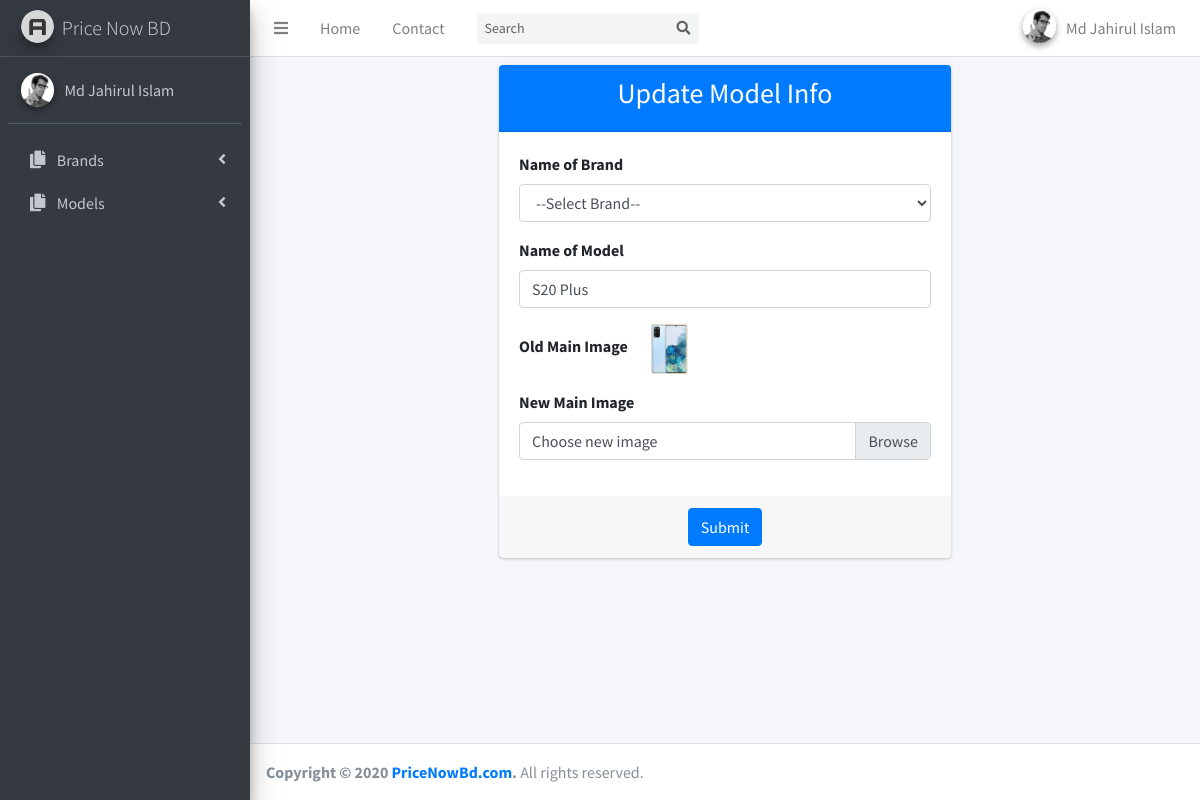
Screenshot of /admin/model_edit.php?id=1 (signed in) with the database file from the repository.
### tables this page shows
CREATE TABLE `models` (
  `id` int(11) NOT NULL,
  `brand_name` varchar(100) NOT NULL,
  `model_name` varchar(200) NOT NULL,
  `main_image` varchar(200) NOT NULL,
  `status` tinyint(1) NOT NULL DEFAULT 1,
  `created_at` datetime NOT NULL DEFAULT current_timestamp(),
  `updated_at` timestamp NULL DEFAULT NULL ON UPDATE current_timestamp()
);

### app/classes/Models.php (called while the page is built, shortened)
<?php
class Models
{
    public function __construct()
    {
        $this->link = mysqli_connect('192.168.10.5', 'pricenow_root', 'J@hir467350', 'pricenow_pricenowbd', '3306');
    }
    public function getModelById($id){
        $query = "SELECT * FROM models WHERE id = '$id'";
        if (mysqli_query($this->link, $query)) {
            $brandById = mysqli_query($this->link, $query);
            return $brandById;
        } else {
            die('getBrandById Query Problem : ' . mysqli_error($this->link));
        }
    }
}

### admin/model_edit.php (the view, shortened to what this page needs)
<?php
include 'headerAdmin.php';
$id = $_GET['id'];
require_once('../app/classes/Models.php');
$models = new Models();
$modelById = $models->getModelById($id);
$modelByIdInfo = mysqli_fetch_assoc($modelById);
?>
<div class="content-wrapper">
    <section class="content">
        <div class="container-fluid">
            <div class="row">
                <div class="offset-3 col-md-6">
                    <div class="card card-primary">
                        <div class="card-header">
                            <h3 class="text-center">Update Model Info</h3>
                        </div>
                        <form action="" method="post" enctype="multipart/form-data">
                            <div class="card-body">
                                <div class="form-group">
                                    <label for="exampleInputEmail1">Name of Brand</label>
                                    <select class="form-control" name="brandName" id="">
                                        <option selected value="">--Select Brand--</option>
                                    </select>
                                </div>
                                <div class="form-group">
                                    <label for="exampleInputEmail1">Name of Model</label>
                                    <input type="text" name="modelName" class="form-control" id="exampleInputEmail1" value="<?php echo $modelByIdInfo['model_name']?>" placeholder="Enter the name of Model">
                                </div>
                                <div class="form-group">
                                    <label for="exampleInputEmail1">Old Main Image</label>
                                    <img style="margin-left: 20px;background-color: antiquewhite" height="50px" src="../assets/images/main_image/<?php echo $modelByIdInfo['main_image']?>" alt="Old Logo">
                                </div>
                                <div class="form-group">
                                    <label for="exampleInputFile">New Main Image</label>
                                    <div class="input-group">
                                        <div class="custom-file">
                                            <label class="custom-file-label fileName" for="exampleInputFile">Choose new image</label>
                                        </div>
                                    </div>
                                </div>
                            </div>
                            <div class="card-footer text-center">
                                <button type="submit" name="btnUpdateModel" class="btn btn-primary">Submit</button>
                            </div>
                        </form>
                    </div>
                </div>
            </div>
        </div>
    </section>
</div>
<?php
include 'footerAdmin.php';
?>

### rows the page displays
models: modelName "S20 Plus", main_image (picture)

### other values shown
$_SESSION['full_name'] "Md Jahirul Islam"
